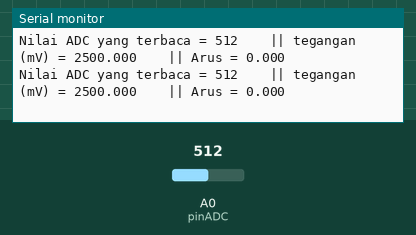
The sketch below on a simulated Arduino Uno, built with avr-gcc and run on an emulated ATmega328P. On the bench: the last lines printed to the serial monitor. Inputs (shaded band) come from the test bench; at power-on: A0 (pinADC) = 512.

Above: at 1.3 s.
1.4 s: A0 (pinADC) set to 716
At 2.0 s:
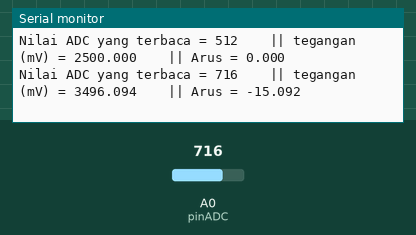
2.9 s: A0 (pinADC) set to 900
At 3.6 s:
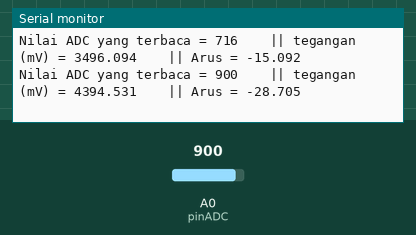
Timing chart, 0 to 5.9 s (numbered marks = the images above; inputs shaded):
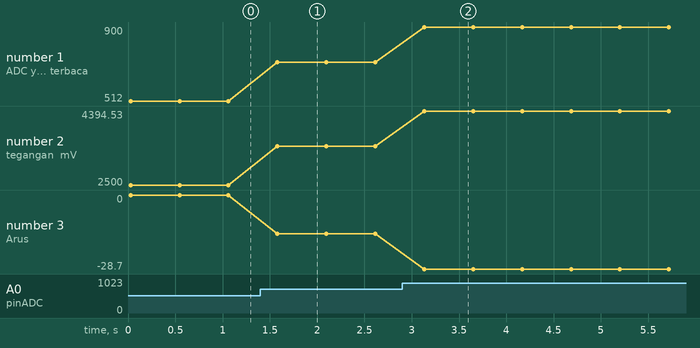

Measured:
- after the input at 1.4 s, the serial monitor: prints a new line after 0.18 s (image 1)
- after the input at 2.9 s, the serial monitor: prints a new line after 0.23 s (image 2)
- plotted number 1: 512 → 716 after the input at 1.4 s, 716 → 900 after the input at 2.9 s
- plotted number 2: 2500 → 3496.09 after the input at 1.4 s, 3496.09 → 4394.53 after the input at 2.9 s
- plotted number 3: 0 → -15.09 after the input at 1.4 s, -15.09 → -28.7 after the input at 2.9 s

The sketch:

Codingan_board_Arduino.ino
```cpp
// ------------- Welcome To Skiripsi/TA ALL CODINGAN --------------------
// 1908561005 Bayu Prasetiyo / INFORMATIKA / UDAYANA


//IN BELOW CODINGAN for Sensor ACS712 ----//
//deklarasi Nilai sensor ACS712 yang dipakai
const int pinADC = A0;
int sensitivitas = 66;            // jenis sensor 185 = ACS712 5A, 100 = ACS712 20A, 66 = ACS712-30A
int nilaiadc= 0;                 // settingan nilai awal yang dibaca sensor
int teganganoffset = 2500;
double tegangan = 00;
double nilaiarus = 00;


void setup(){
  Serial.begin(9600); //baud komunikasi serial monitor 9600bps
  Serial.print("-----> MEMBACA ARUS <----- \n");


  // delay(2000);
}

void loop(){
  nilaiadc = analogRead(pinADC);
  tegangan = (nilaiadc / 1024.0) * 5000;
  nilaiarus = ((tegangan - teganganoffset) / sensitivitas * (-1));

  Serial.print("Nilai ADC yang terbaca = " );
  Serial.print(nilaiadc);

  Serial.print("    || tegangan (mV) = ");
  Serial.print(tegangan,3);
  Serial.print("    || Arus = ");
  Serial.println(nilaiarus,3);
  delay(500);
}
```
